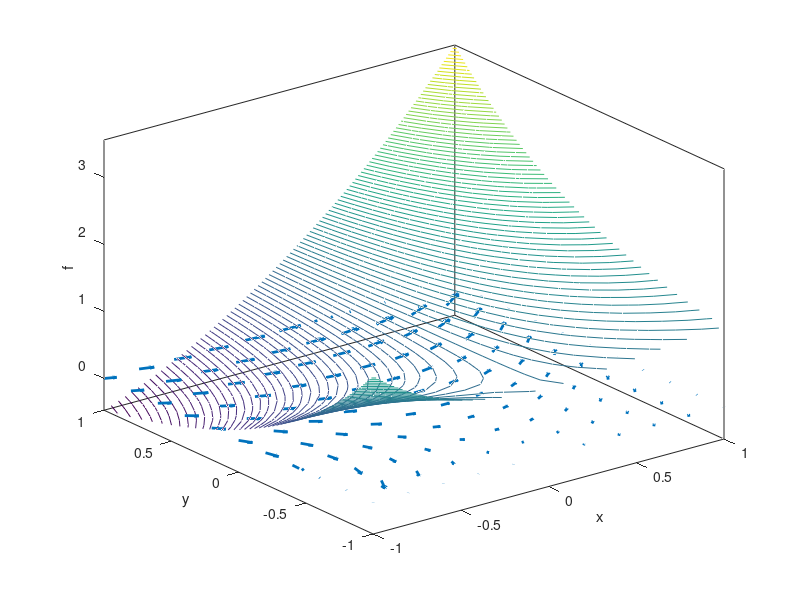

The MATLAB source for this figure:
clc
clear all

% function and its gradient
%f = @(x,y)(-x.^2 -y.^2);
%fx = @(x,y)(-2*x);
%fy = @(x,y)(-2*y.^1);

f = @(x,y)(sin(x) + exp(x.*y));
fx = @(x,y)(cos(x) + y.*exp(x.*y));
fy = @(x,y)(x.*exp(x.*y));

% point of evaluation of gradient (a,b)
a = 0; b = 0;


% plot surface
h = 1;
[x,y] = meshgrid(a-h:0.1:a+h,a-h:0.1:a+h);
z= f(x,y);
%surf(x,y,z,'edgecolor','interp')
contour3(x,y,z,100)
grid off
axis([a-h a+h b-h b+h min(min(z)) max(max(z)) ])
xlabel('x'); ylabel('y'); zlabel('f');
hold on

% plot gradient fields
[x,y] = meshgrid(a-h:0.2:a+h,a-h:0.2:a+h);
quiver(x,y,fx(x,y),fy(x,y),1,'linewidth',2)

